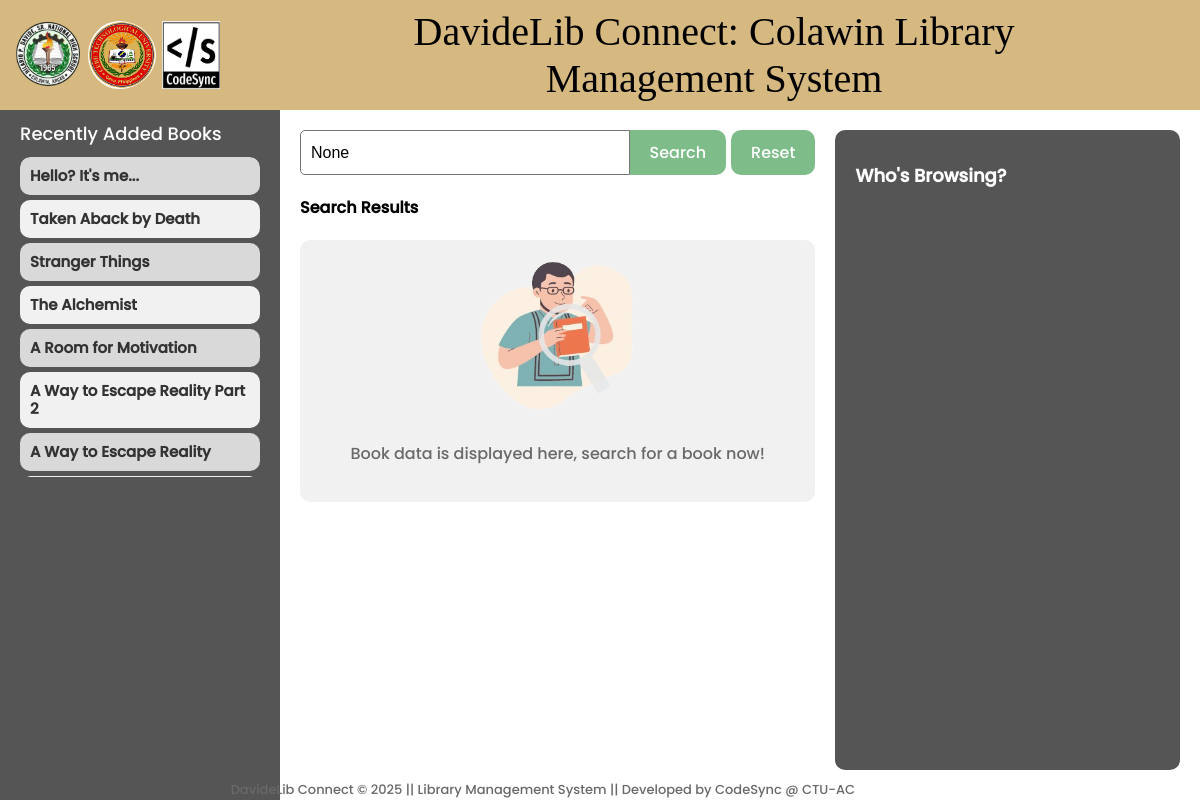
The app's page /, older data.
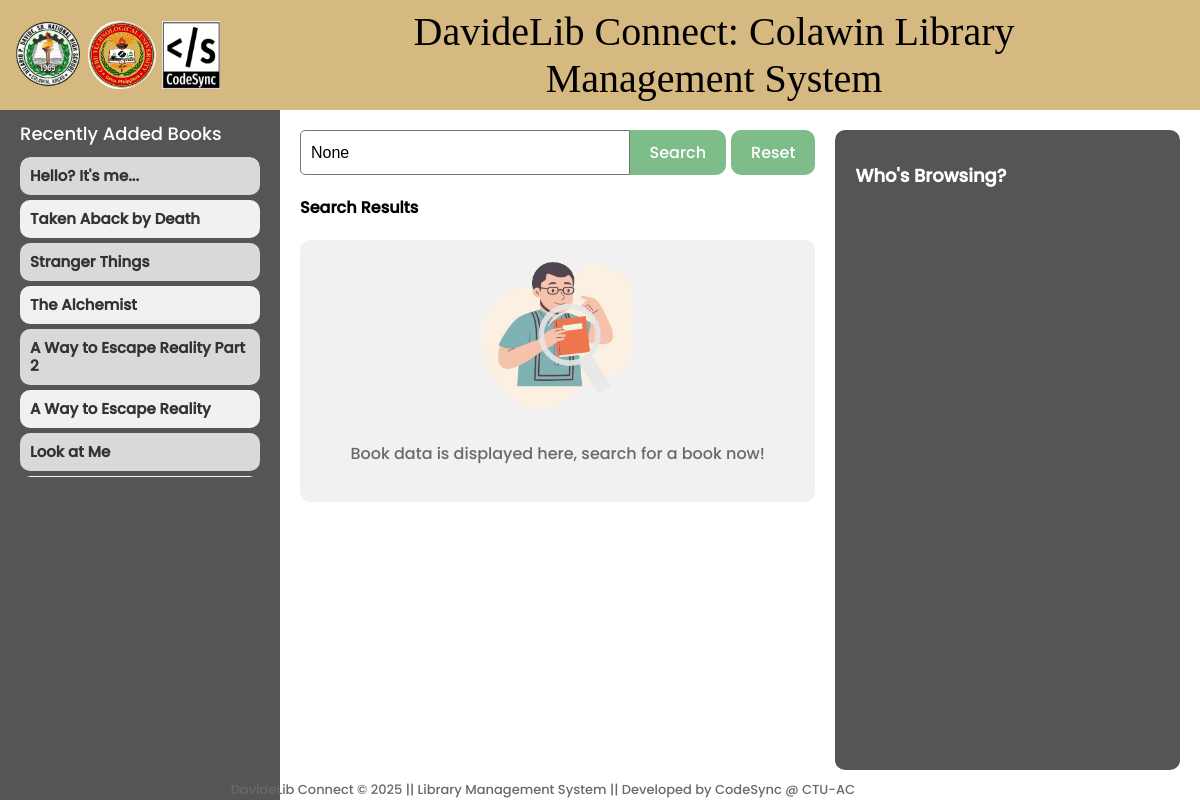
The same page, newer data.
### library/models.py (models this page shows, shortened)
class BookInventory(models.Model):
    book_number = models.CharField(max_length=10, primary_key=True)
    record_date = models.DateTimeField(auto_now_add=True)
    class_field = models.CharField(max_length=100, blank=True, null=True)
    author = models.CharField(max_length=200, blank=True, null=True)
    book_title = models.CharField(max_length=200)
    edition = models.CharField(max_length=50, blank=True, null=True)
    volume = models.CharField(max_length=50, blank=True, null=True)
    pages = models.IntegerField(blank=True, null=True)
    quantity = models.PositiveIntegerField(default=1)
    fund_source = models.CharField(max_length=100, blank=True, null=True)
    price = models.DecimalField(max_digits=10, decimal_places=2, blank=True, null=True)
    publisher = models.CharField(max_length=200, blank=True, null=True)
    year = models.IntegerField(blank=True, null=True)
    remark = models.TextField(blank=True, null=True)
    category = models.ForeignKey(Category, on_delete=models.CASCADE)
    location = models.TextField(blank=True, null=True)
    qr_code = models.ImageField(upload_to='qr_codes/', blank=True, null=True)

### library/views.py (the view, shortened to what this page needs)
# urls.py: path('', views.landing, name='landing'),
def landing(request):
    query = request.GET.get('q')
    book_number = request.GET.get('book_number')  # Get book number from query params
    books = BookInventory.objects.all()
    if query:
        books = books.filter(
            Q(book_title__icontains=query) |
            Q(author__icontains=query) |
            Q(book_number__icontains=query)
        )
    for book in books:
        try:
            latest_borrow_slip = BorrowSlip.objects.filter(book_number=book.book_number).order_by('-date_borrow').first()
            current_date = timezone.now().date()
            if latest_borrow_slip:
                if latest_borrow_slip.due_date.date() < current_date and not latest_borrow_slip.returned:
                    book.status = 'Overdue'
                elif latest_borrow_slip.returned:
                    book.status = 'Returned'
                else:
                    book.status = 'Borrowed'
            else:
                book.status = 'Available'
        except BorrowSlip.DoesNotExist:
            book.status = 'Available'
    recent_books = BookInventory.objects.order_by('-record_date')[:10]
    for book in recent_books:
        try:
            latest_borrow_slip = BorrowSlip.objects.filter(book_number=book.book_number).order_by('-date_borrow').first()
            current_date = timezone.now().date()
            if latest_borrow_slip:
                if latest_borrow_slip.due_date.date() < current_date and not latest_borrow_slip.returned:
                    book.status = 'Overdue'
                elif latest_borrow_slip.returned:
                    book.status = 'Returned'
                else:
                    book.status = 'Borrowed'
            else:
                book.status = 'Available'
        except BorrowSlip.DoesNotExist:
            book.status = 'Available'
    book_detail = None
    category_counts = BookInventory.objects.values('category__name').annotate(count=Count('book_number')).order_by('category__name')
    categories = [entry['category__name'] for entry in category_counts]
    counts = [entry['count'] for entry in category_counts]
    colors = plt.get_cmap('tab20').colors  # Use a colormap with enough distinct colors
    category_colors = dict(zip(categories, colors))
    plt.figure(figsize=(14, 6))  # Increase figure width to accommodate legend
    bars = plt.bar(range(len(categories)), counts, color=[category_colors[cat] for cat in categories])
    plt.xlabel('Category')
    plt.ylabel('Number of Books')
    plt.title('Number of Books by Category')
    plt.xticks(range(len(categories)), [''] * len(categories))  # Empty labels for now
    handles = [plt.Line2D([0], [0], color=color, lw=4) for color in category_colors.values()]
    plt.legend(handles, category_colors.keys(), loc='center left', bbox_to_anchor=(1, 0.5))
    buffer = BytesIO()
    plt.savefig(buffer, format='png', bbox_inches='tight')
    buffer.seek(0)
    image_png = buffer.getvalue()
    buffer.close()
    graph = base64.b64encode(image_png).decode('utf-8')
    return render(request, 'library/landing.html', {
        'books': books,
        'query': query,
        'recent_books': recent_books,
        'book_detail': book_detail,
        'graph': graph,  # Pass the graph image to the template
    })

### library/context_processors.py (called while the page is built)
def navbar_context(request):
    username = None
    if request.user.is_authenticated:
        username = request.user.username
    return {'username': username}

### library/templates/library/landing.html (shortened to what the changed rows need)
{% extends 'main.html' %}
{% load static %}
{% block content %}
<div class="sidebar">
    <div class="book-item-container">
        {% for recent_book in recent_books %}
            <a href="{% url 'landing' %}?book_number={{ recent_book.book_number }}"
               class="book-item {% if forloop.counter|divisibleby:2 %}even-row{% else %}odd-row{% endif %}"
               style="text-decoration: none; color: black; margin-bottom: 5px;">
                <div class="book-title" style="font-size: 15px;">
                    {{ recent_book.book_title }}
                </div>
            </a>
        {% endfor %}
    </div>
</div>
<div class="main-content">
    <div class="side-container">
        <div class="section-label" style="color: white; font-weight: lighter;"><h1 style="font-size: 18px;"> Who's Browsing?</h1></div>
    </div>
</div>
{% endblock content %}

Row changes from the older to the newer data that the page shows:
removed BookInventory: book_title "A Room for Motivation"
now on this page (row unchanged): BookInventory: book_title "Look at Me"
